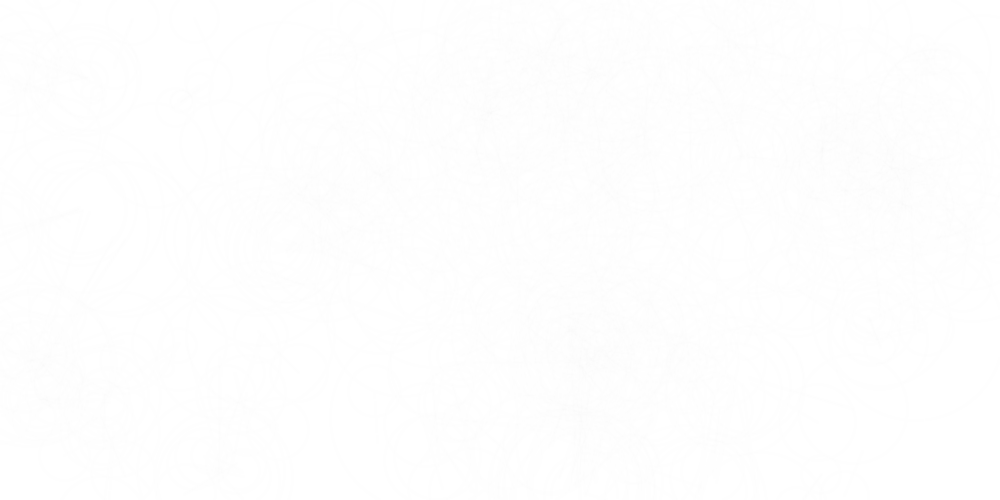
Frame 1 (no input)
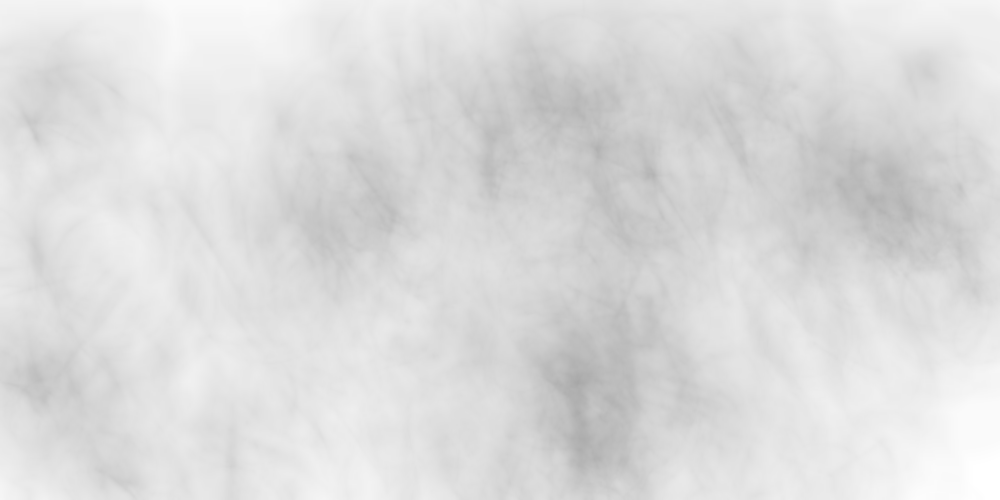
Frame 60 (the mouse pressed at the canvas centre just before this capture)
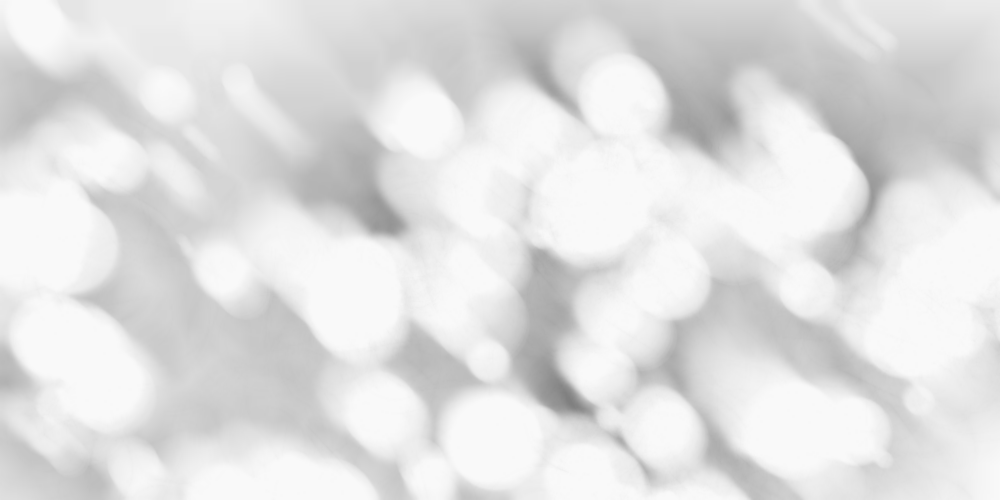
Frame 120 (the mouse held since frame 60 and released just before this capture)

The Processing sketch that drew these frames (run headless with seeded random() and noise(); from frame 60 on, the mouse is pressed at the canvas centre):

// Processing sketch: processing_29945
// ── processing_29945.pde

Circle[] circles;

float frame, sine, sineMap, websX, websY;
int radius = 300; int rand, polys;
int[][] points = new int[100][3];

void setup(){
  size(1000,500);
  smooth();
  if(frame %120 == 0) { background(255); }
  
  circles = new Circle[100];
  frameRate(60);
  
  for(int i = 0; i < circles.length; i++){
    circles[i] = new Circle(random(0,width), random(0,height), random(10,100), i);
  }
}

void draw(){
  sine=sin(radians(frame));
  sineMap=map(sine, 0, 1, 240, 255);
  //background(125);
  fill(255, 1); noStroke();
  rect(0, 0, width, height);
  
  //spiderwebs();
  
  stroke(0, 4); strokeWeight(random(.25,1));
  //translate(width/2, height/2);
  for(int i = 0; i < circles.length; i++){
    //circles[i].display(); 
    //circles[i].perlinMove(); 
    //circles[i].spiralMove(); 
    circles[i].move();
    circles[i].collision();
  }
  
  if(mousePressed){
  stroke(0, 3);
  for(int i = 0; i < circles.length; i++){
    circles[i].display(); 
    //circles[i].move(); circles[i].collision();
  }
  }
  
  if(keyPressed){
    for(int i = 0; i < circles.length; i++){
    circles[i].perlinMove(); circles[i].collision(); 
    //circles[i].move(); circles[i].collision();
  }
 }
 
 filter(BLUR, random(.3, 1));
 //interference();
 frame++;
}

void interference(){
  for(int i = 0; i < width; i+=5){
    fill(255,map(((mouseX+mouseY)/2), 0, ((width+height)/2), 1, 3)); noStroke();
    rect(i,0,random(35,100), height);
  }
}

void spiderwebs(){
  strokeWeight(.25);
  stroke(250, map(sine, 0, 1, 0, 25));
  
for(int i = 0; i < polys; i++);{
 pushMatrix(); 
 translate(random(0,width), random(0,height)); 
 radius = int(random(5, 400));
  for(int j = 0; j < 100; j++){
    drawPoly(int(random(3,10)));
  }
  popMatrix();
}
}

void drawPoly(int s){
   getPoints(s);
   beginShape();
   for(int i = 0; i < s; i++){
      vertex(points[i][1], points[i][2]);
    }
  endShape();
}

void getPoints(int ps){
  //get points
  int sides = ps;
  int step = 360/sides;
  for(int i = 0; i < sides; i++){
   points[i][1] = int(cos(radians(frame)) * radius);  // x
   points[i][2] = int(sin(radians(frame)) * radius);  // y
   frame+=step;
  }
}

class Circle {
  // fields
  float x, y, diam;
  float vx, vy, gravity, friction;
  float direction = 1; float pdirection = 1;
  float glow; float num = 1;
  float dx, dy;
  int objectID; float diam2;
  float increment = 0.01; float xoff = 0; float yoff = 100;
  
  float sine, cosine;
  float theta; float spiral;
  float polar = 75;
  
  float easing = .075;
  
  // constructor (inits fields)
  Circle(float xpos, float ypos, float dia, int id){
    x = xpos; y = ypos; diam = dia;
    x = xpos; y = ypos; diam = dia;
    diam2 = diam*diam;
    objectID = id;
    vx= xpos; vy = xpos;
    friction = -.6;
    gravity = .04; 
  }
  
  // methods
  void display(){
    glow = sin(radians(num));
    fill(255, 20); noStroke(); //stroke(0, 100);
    ellipse(x,y,diam,diam);
    num++;
  }
  
  void move(){
    if(x > width || y > height || x < 0 || y < 0){
      direction*=-1;
      //physics();
    }
    
    x+=sin(radians(theta)); y+= cos(radians(theta));
    x+=(direction*random(1,3)); y+=(direction*random(1,3));
    //x+=(direction*3); y+=(direction*2);
    theta+= .5;
  }
  
  void perlinMove(){
    x = (noise(xoff)*width)+random((width/2)*-1, width/2);
    y = noise(yoff)*height+random((height/2)*-1, height/2);
    xoff += increment; yoff += increment;
  }
    
  
  void spiralMove(){
    if(x > width || y > height || x < 0 || y < 0){
      //polar = 75;
      //physics();
    }
    
    x = (polar * cos(spiral));
    y = (polar * sin(spiral));
    x += random(-25,25);
    y += random(-25, 25);
    spiral++; polar++;
  }
  
  void collision(){
    for(int i = 0; i < circles.length; i++){
      if(i != objectID){
        intersect(this, circles[i]);
        if(dist(x, y, circles[i].x, circles[i].y) < (diam/2)+(circles[i].diam/2)){
          direction*=-1;
        }
      }
    }
        /*
        stroke(105, 0, 0, 5);
        strokeWeight(1);
        int circ = (int)random(0,circles.length);
        line(x, y, circles[circ].x, circles[circ].y);
        */
  }
  
  void moveTo(){
    dx = mouseX - x;
    dy = mouseY - y;
    
    x = x + dx*easing;
    y = y + dy*easing;
  }
  
    void physics(){
    vy += gravity;
    x =+ vx;
    y += vy;
    
    if(y > height){
      y = height;
      vy*=friction;
    }
    
    if(x > width){
      x = width;
      vx*=friction;
  }
  vx++;
 }
}

/** FROM CASEY REAS, SOFTWARE STRUCTURES **/
void intersect( Circle cA, Circle cB ) 
{ 
  float dx = cA.x - cB.x; 
  float dy = cA.y - cB.y; 
  float d2 = dx*dx + dy*dy; 
  float d = sqrt( d2 ); 
 
  if ( d>cA.diam+cB.diam || d<abs(cA.diam-cB.diam) ) { 
    return; // no solution 
  } 
  
  float a = (cA.diam2 - cB.diam2 + d2) / (2*d); 
  float h = sqrt( cA.diam2 - a*a ); 
  float x2 = cA.x + a*(cB.x - cA.x)/d; 
  float y2 = cA.y + a*(cB.y - cA.y)/d; 
 
  float paX = x2 + h*(cB.y - cA.y)/d; 
  float paY = y2 - h*(cB.x - cA.x)/d; 
  float pbX = x2 - h*(cB.y - cA.y)/d; 
  float pbY = y2 + h*(cB.x - cA.x)/d; 
 
  if(random(1,4) > 1.5){
  stroke(0,1); 
  }
  else{ stroke(255,2); }
  line(paX, paY, pbX, pbY); 
  
  fill(255, 1);
  ellipse(paX, paY, dist(paX, paY, pbX, pbY), dist(paX, paY, pbX, pbY));
  
} 
